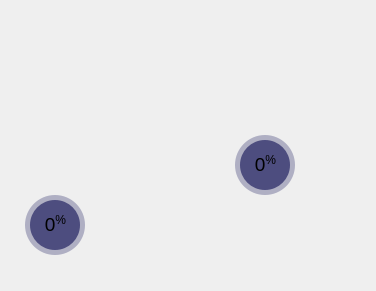
                      <widget class="QFrame" name="frame_3">
                       <property name="geometry">
                        <rect>
                         <x>12</x>
                         <y>42</y>
                         <width>376</width>
                         <height>291</height>
                        </rect>
                       </property>
                       <property name="maximumSize">
                        <size>
                         <width>600</width>
                         <height>16777215</height>
                        </size>
                       </property>
                       <property name="frameShape">
                        <enum>QFrame::NoFrame</enum>
                       </property>
                       <property name="frameShadow">
                        <enum>QFrame::Raised</enum>
                       </property>
                       <widget class="QLabel" name="label_18">
                        <property name="geometry">
                         <rect>
                          <x>100</x>
                          <y>0</y>
                          <width>181</width>
                          <height>231</height>
                         </rect>
                        </property>
                        <property name="text">
                         <string/>
                        </property>
                        <property name="pixmap">
                         <pixmap>images/thrustere.png</pixmap>
                        </property>
                        <property name="scaledContents">
                         <bool>true</bool>
                        </property>
                       </widget>
                       <widget class="QFrame" name="circularProgressBarBase_5">
                        <property name="geometry">
                         <rect>
                          <x>230</x>
                          <y>130</y>
                          <width>70</width>
                          <height>70</height>
                         </rect>
                        </property>
                        <widget class="QFrame" name="circularProgress_11">
                         <property name="geometry">
                          <rect>
                           <x>5</x>
                           <y>5</y>
                           <width>60</width>
                           <height>60</height>
                          </rect>
                         </property>
                         <property name="styleSheet">
                          <string notr="true">QFrame { border-radius: 30px; background-color: qconicalgradient(cx:0.5, cy:0.5, angle:90, stop:0.999 rgba(255, 0, 127, 0), stop:1.0 rgba(85, 170, 255, 255)); }</string>
                         </property>
                         <property name="frameShape">
                          <enum>QFrame::NoFrame</enum>
                         </property>
                         <property name="frameShadow">
                          <enum>QFrame::Raised</enum>
                         </property>
                        </widget>
                        <widget class="QFrame" name="circularBg_11">
                         <property name="geometry">
                          <rect>
                           <x>5</x>
                           <y>5</y>
                           <width>60</width>
                           <height>60</height>
                          </rect>
                         </property>
                         <property name="styleSheet">
                          <string notr="true">QFrame { border-radius: 30px; background-color: rgb(77, 77, 127, 100); }</string>
                         </property>
                         <property name="frameShape">
                          <enum>QFrame::NoFrame</enum>
                         </property>
                         <property name="frameShadow">
                          <enum>QFrame::Raised</enum>
                         </property>
                        </widget>
                        <widget class="QFrame" name="container_11">
                         <property name="geometry">
                          <rect>
                           <x>10</x>
                           <y>10</y>
                           <width>50</width>
                           <height>50</height>
                          </rect>
                         </property>
                         <property name="styleSheet">
                          <string notr="true">QFrame { border-radius: 25px; background-color: rgb(77, 77, 127); }</string>
                         </property>
                         <property name="frameShape">
                          <enum>QFrame::StyledPanel</enum>
                         </property>
                         <property name="frameShadow">
                          <enum>QFrame::Raised</enum>
                         </property>
                         <widget class="QLabel" name="labelPercentage_13">
                          <property name="geometry">
                           <rect>
                            <x>10</x>
                            <y>13</y>
                            <width>31</width>
                            <height>21</height>
                           </rect>
                          </property>
                          <property name="font">
                           <font>
                            <family>Arial</family>
                            <pointsize>10</pointsize>
                           </font>
                          </property>
                          <property name="text">
                           <string>&lt;html&gt;&lt;head/&gt;&lt;body&gt;&lt;p&gt;&lt;span style=&quot; font-size:14pt;&quot;&gt;0&lt;/span&gt;&lt;span style=&quot; font-size:14pt; vertical-align:super;&quot;&gt;%&lt;/span&gt;&lt;/p&gt;&lt;/body&gt;&lt;/html&gt;</string>
                          </property>
                          <property name="scaledContents">
                           <bool>false</bool>
                          </property>
                          <property name="alignment">
                           <set>Qt::AlignCenter</set>
                          </property>
                          <property name="wordWrap">
                           <bool>false</bool>
                          </property>
                         </widget>
                        </widget>
                       </widget>
                       <widget class="QFrame" name="circularProgressBarBase_8">
                        <property name="geometry">
                         <rect>
                          <x>20</x>
                          <y>190</y>
                          <width>70</width>
                          <height>70</height>
                         </rect>
                        </property>
                        <widget class="QFrame" name="circularProgress_15">
                         <property name="geometry">
                          <rect>
                           <x>5</x>
                           <y>5</y>
                           <width>60</width>
                           <height>60</height>
                          </rect>
                         </property>
                         <property name="styleSheet">
                          <string notr="true">QFrame { border-radius: 30px; background-color: qconicalgradient(cx:0.5, cy:0.5, angle:90, stop:0.999 rgba(255, 0, 127, 0), stop:1.0 rgba(85, 170, 255, 255)); }</string>
                         </property>
                         <property name="frameShape">
                          <enum>QFrame::NoFrame</enum>
                         </property>
                         <property name="frameShadow">
                          <enum>QFrame::Raised</enum>
                         </property>
                        </widget>
                        <widget class="QFrame" name="circularBg_15">
                         <property name="geometry">
                          <rect>
                           <x>5</x>
                           <y>5</y>
                           <width>60</width>
                           <height>60</height>
                          </rect>
                         </property>
                         <property name="styleSheet">
                          <string notr="true">QFrame { border-radius: 30px; background-color: rgb(77, 77, 127, 100); }</string>
                         </property>
                         <property name="frameShape">
                          <enum>QFrame::NoFrame</enum>
                         </property>
                         <property name="frameShadow">
                          <enum>QFrame::Raised</enum>
                         </property>
                        </widget>
                        <widget class="QFrame" name="container_15">
                         <property name="geometry">
                          <rect>
                           <x>10</x>
                           <y>10</y>
                           <width>50</width>
                           <height>50</height>
                          </rect>
                         </property>
                         <property name="styleSheet">
                          <string notr="true">QFrame { border-radius: 25px; background-color: rgb(77, 77, 127); }</string>
                         </property>
                         <property name="frameShape">
                          <enum>QFrame::StyledPanel</enum>
                         </property>
                         <property name="frameShadow">
                          <enum>QFrame::Raised</enum>
                         </property>
                         <widget class="QLabel" name="labelPercentage_17">
                          <property name="geometry">
                           <rect>
                            <x>10</x>
                            <y>13</y>
                            <width>31</width>
                            <height>21</height>
                           </rect>
                          </property>
                          <property name="font">
                           <font>
                            <family>Arial</family>
                            <pointsize>10</pointsize>
                           </font>
                          </property>
                          <property name="text">
                           <string>&lt;html&gt;&lt;head/&gt;&lt;body&gt;&lt;p&gt;&lt;span style=&quot; font-size:14pt;&quot;&gt;0&lt;/span&gt;&lt;span style=&quot; font-size:14pt; vertical-align:super;&quot;&gt;%&lt;/span&gt;&lt;/p&gt;&lt;/body&gt;&lt;/html&gt;</string>
                          </property>
                          <property name="scaledContents">
                           <bool>false</bool>
                          </property>
                          <property name="alignment">
                           <set>Qt::AlignCenter</set>
                          </property>
                          <property name="wordWrap">
                           <bool>false</bool>
                          </property>
                         </widget>
                        </widget>
                       </widget>
                      </widget>
